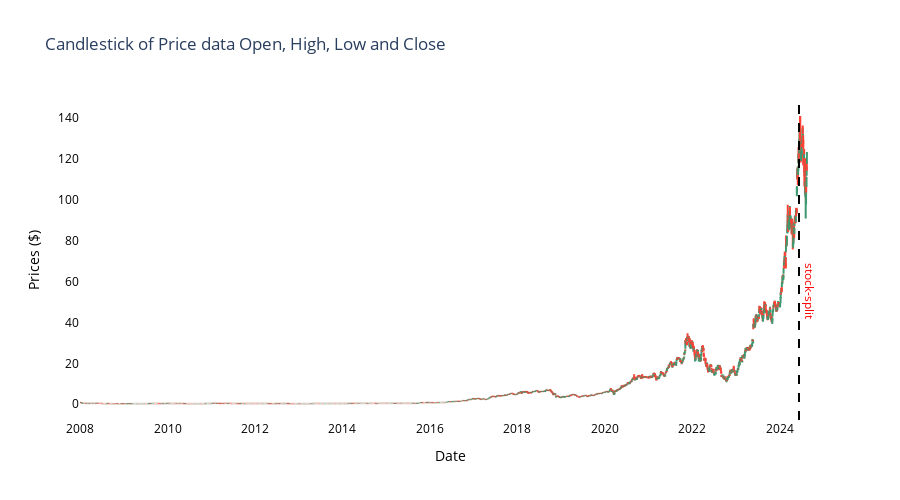

The notebook cell this image was saved under:
### Code cell
# Plot candlestick of the historical stock data
# stock_split = {'event_dates': ['2024-06-10', '2007-09-11', '2006-04-07', '2001-09-12', '2000-06-27'], 'event_title': 'stock-split'}
stock_split = {'event_dates': ['2024-06-10'], 'event_title': 'stock-split'}
ldata.plotCandleStick(df, events=stock_split)

### Figure 1 — Plotly figure (JSON) as saved in the notebook; plotly's stock layout.template omitted (floating-point values rounded to 4 significant figures; data arrays with more than 128 entries replaced by an {"elided": "..."} marker saying what was removed)
{"data": [{"close": {"elided": "4338 float values"}, "high": {"elided": "4338 float values"}, "low": {"elided": "4338 float values"}, "open": {"elided": "4338 float values"}, "x": {"elided": "4338 str values"}, "type": "ohlc"}], "layout": {"shapes": [{"line": {"color": "black", "dash": "dash", "width": 2}, "type": "line", "x0": "2024-06-10", "x1": "2024-06-10", "xref": "x", "y0": 0, "y1": 1, "yref": "paper"}], "annotations": [{"font": {"color": "red", "size": 12}, "showarrow": false, "text": "stock-split", "textangle": 90, "x": "2024-06-10", "xanchor": "left", "xref": "x", "y": 0.5, "yanchor": "top", "yref": "paper"}], "xaxis": {"rangeslider": {"visible": false}, "title": {"text": "Date"}, "color": "black", "zeroline": true}, "yaxis": {"title": {"text": "Prices ($)"}, "color": "black", "zeroline": true}, "title": {"text": "Candlestick of Price data Open, High, Low and Close"}, "width": 900, "height": 500, "plot_bgcolor": "rgba(255, 255, 255, 1)", "paper_bgcolor": "rgba(255, 255, 255, 1)"}}
